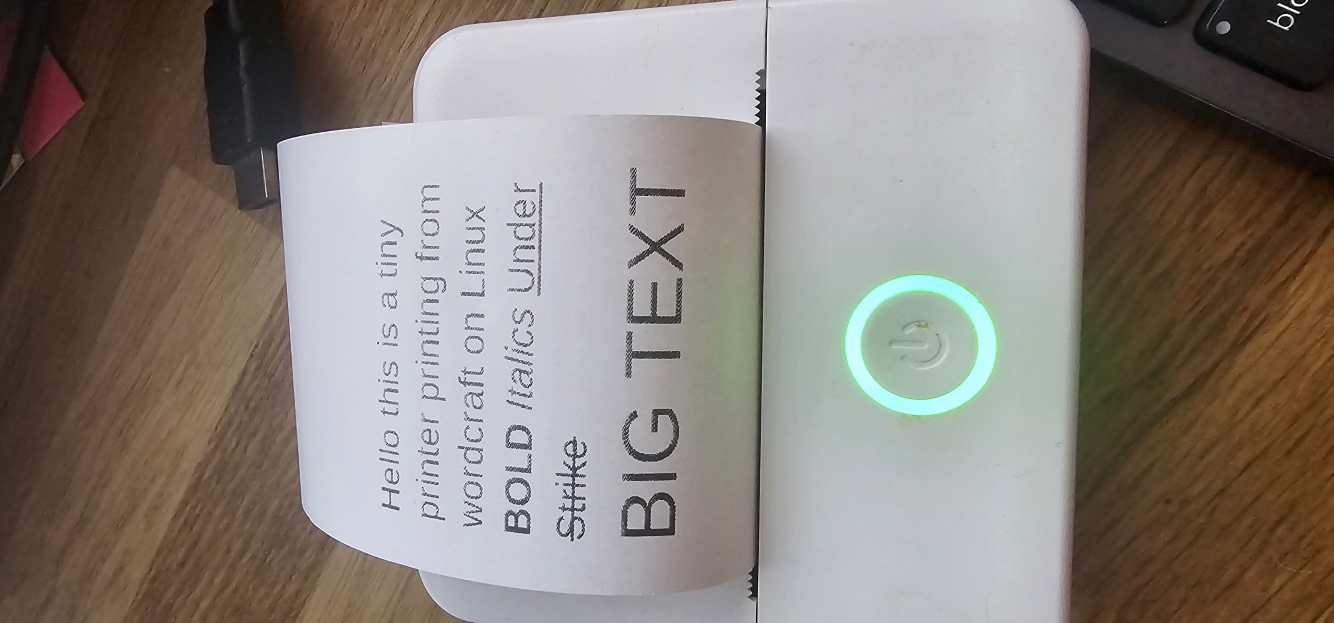
#> input picture 20261031_174846.jpg, 4000 x 1868 px (shown at 1/3 size)
$ python -i render.py   (imports and definitions only)
#> lines starting #> are read from the running program, lines starting #| are printed output that depends on the picture; after the words box and inside, x2 and y2 are one past the last pixel; in counts of white or black regions, pixels touching at a corner belong together
import subprocess
import tempfile
from pathlib import Path

from PIL import Image, ImageOps

from .protocol import DPI, WIDTH

PAPER_MM = 57
REVERSE_BITS = bytes(int(f"{value:08b}"[::-1], 2) for value in range(256))


def raster_rows(image: Image.Image, trim: bool = True) -> list[bytes]:
    if image.width != WIDTH:
        raise ValueError(f"Raster width must be {WIDTH} dots")
    if image.height > 40000:
        raise ValueError("A page cannot exceed 40000 dots in height")
    if image.mode != "1":
        image = image.convert("1")
    if trim:
        bounds = ImageOps.invert(image.convert("L")).getbbox()
        image = image.crop((0, 0, WIDTH, bounds[3] if bounds else 1))
    # Pillow: white=1, leftmost pixel=MSB. X6h: black=1, leftmost=LSB.
    data = bytes(value ^ 0xFF for value in image.tobytes()).translate(REVERSE_BITS)
    stride = WIDTH // 8
    return [data[start:start + stride] for start in range(0, len(data), stride)]


def image_page(path: Path, trim: bool = True) -> list[bytes]:
#> called with path = '../20261031_174846.jpg', trim = True
    with Image.open(path) as original:
#> original is the input picture: PIL image 4000x1868 RGB; mean R, G, B 138, 130.9, 124.6
        image = ImageOps.exif_transpose(original).convert("RGBA")
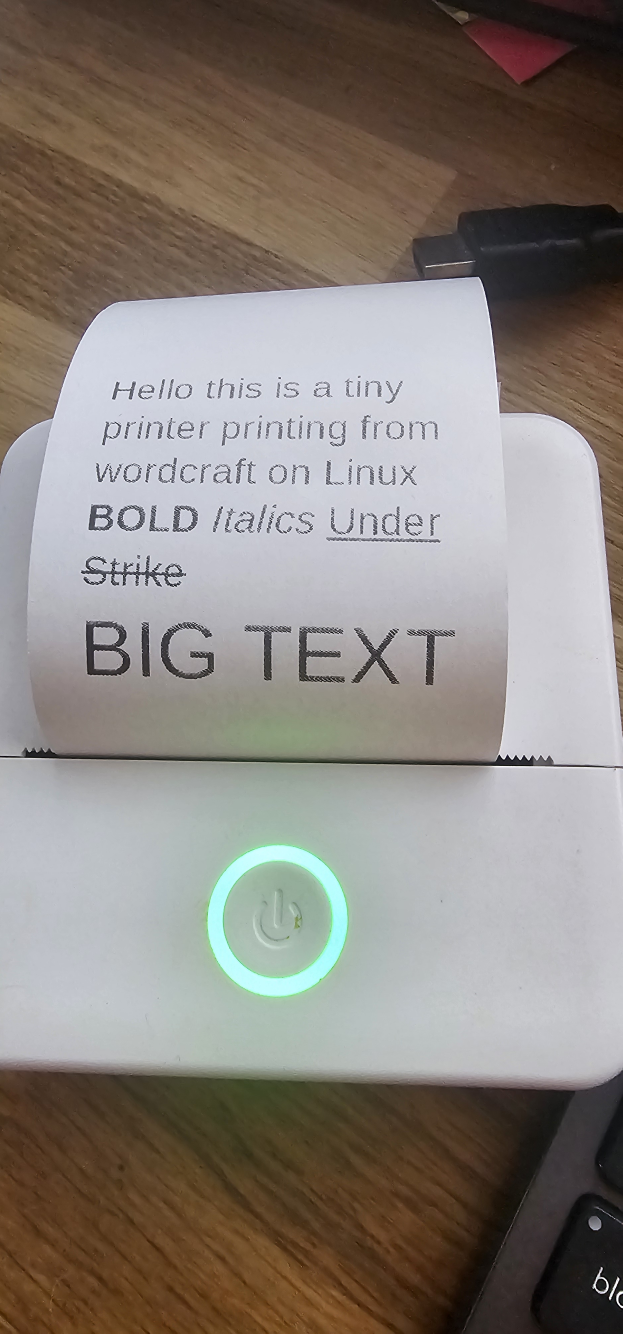
#> image: PIL image 1868x4000 RGBA (shown at 1/3 size); mean R, G, B, A 138, 130.9, 124.6, 255
        white = Image.new("RGBA", image.size, "white")
#> white: PIL image 1868x4000 RGBA; every value is 255
        white.alpha_composite(image)
        height = max(1, round(image.height * WIDTH / image.width))
#> height = 822
        if height > 40000:
            raise ValueError("Image is too tall")
        image = white.convert("L").resize((WIDTH, height), Image.Resampling.LANCZOS)
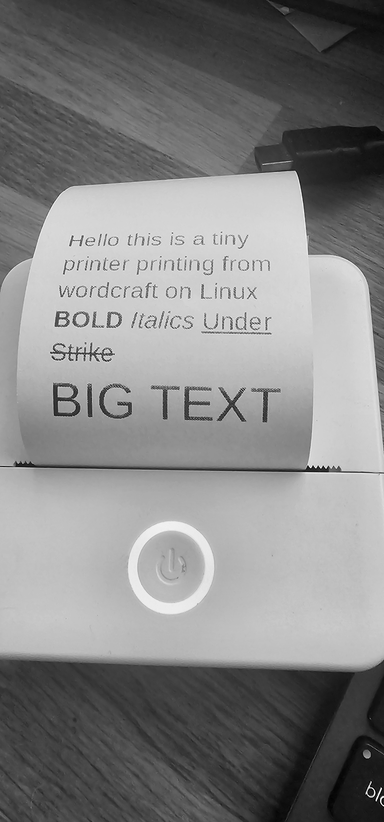
#> image: PIL image 384x822 L; min 0, max 255, mean 132.3
        return raster_rows(image, trim)
#> in raster_rows, `image = image.convert("1")`:
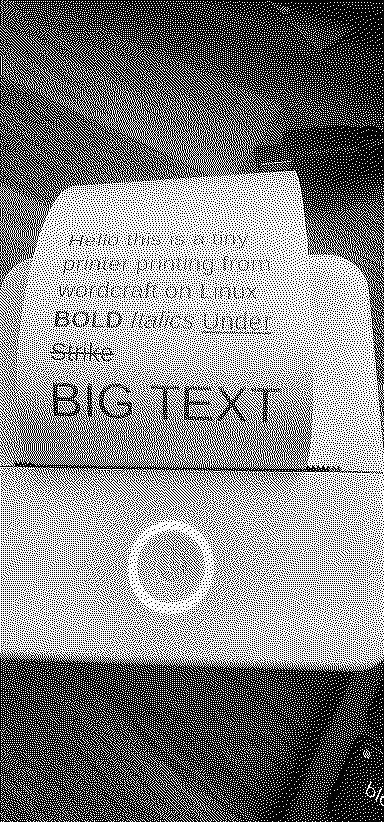
#> image: PIL image 384x822 1; 51.9% white; black in thin lines or dots
#> in raster_rows, `bounds = ImageOps.invert(image.convert("L")).getbbox()`: bounds = (0, 0, 384, 822)


def pdf_pages(path: Path, height_mm: float = 100, trim: bool = True):
    if not 10 <= height_mm <= 5000:
        raise ValueError("Page height must be between 10 and 5000 mm")
    with tempfile.TemporaryDirectory(prefix="tinyprint-render-") as temporary:
        pattern = str(Path(temporary) / "page-%06d.pbm")
        result = subprocess.run(
            ["gs", "-q", "-dSAFER", "-dBATCH", "-dNOPAUSE", "-dFIXEDMEDIA",
             "-dPDFFitPage", "-sDEVICE=pbmraw", f"-r{DPI}",
             f"-dDEVICEWIDTHPOINTS={PAPER_MM * 72 / 25.4}",
             f"-dDEVICEHEIGHTPOINTS={height_mm * 72 / 25.4}",
             f"-sOutputFile={pattern}", "-f", str(path.resolve())],
            stdout=subprocess.DEVNULL, stderr=subprocess.PIPE, text=True, check=False,
        )
        if result.returncode:
            raise RuntimeError("Ghostscript failed: " + result.stderr.strip())
        pages = sorted(Path(temporary).glob("page-*.pbm"))
        if not pages:
            raise ValueError("PDF contains no printable pages")
        for page in pages:
            with Image.open(page) as image:
                left = (image.width - WIDTH) // 2
                yield raster_rows(image.crop((left, 0, left + WIDTH, image.height)), trim)


def document_pages(path: Path, height_mm: float = 100, trim: bool = True):
    with path.open("rb") as source:
        is_pdf = source.read(5) == b"%PDF-"
    if is_pdf:
        yield from pdf_pages(path, height_mm, trim)
    else:
        yield image_page(path, trim)

>>> result = image_page('../20261031_174846.jpg')
#> result = 822 items

$ run again, on 20261031_174918.jpg
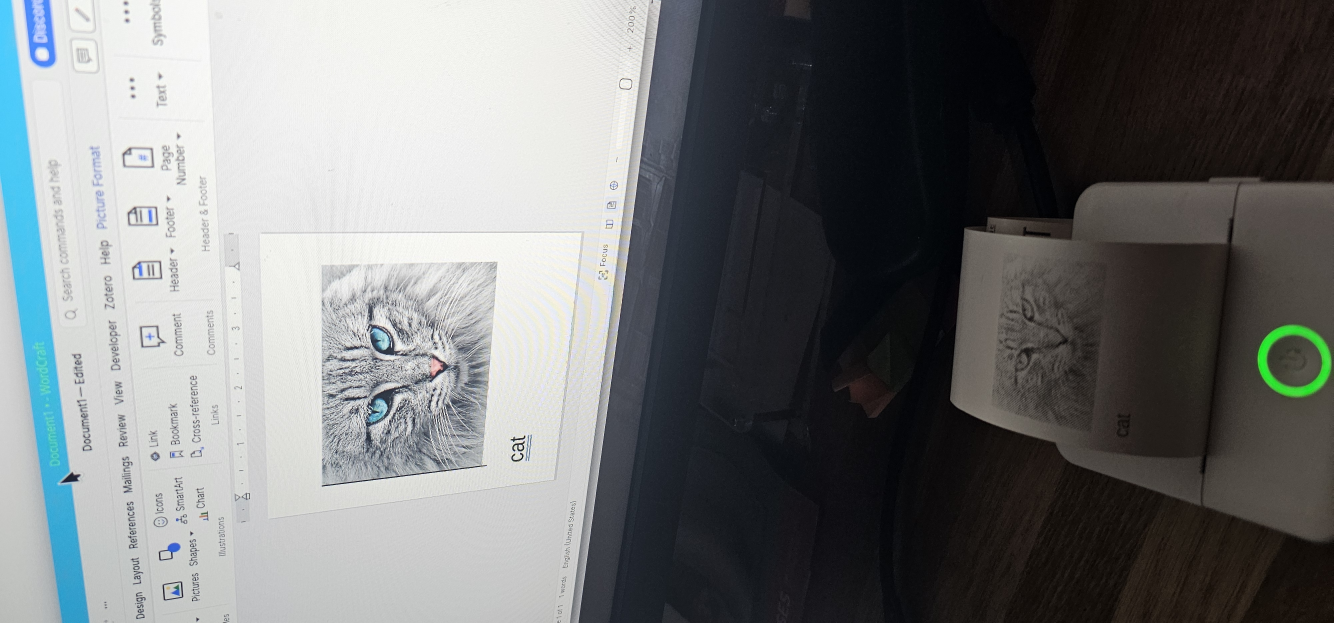
#> input picture 20261031_174918.jpg, 4000 x 1868 px (shown at 1/3 size)
#> in image_page, original is the input picture: PIL image 4000x1868 RGB; mean R, G, B 116.8, 119.2, 119.8
#> white: PIL image 1868x4000 RGBA; every value is 255
#> in image_page, `image = white.convert("L").resize((WIDTH, height), Image.Resampling.LA..`:
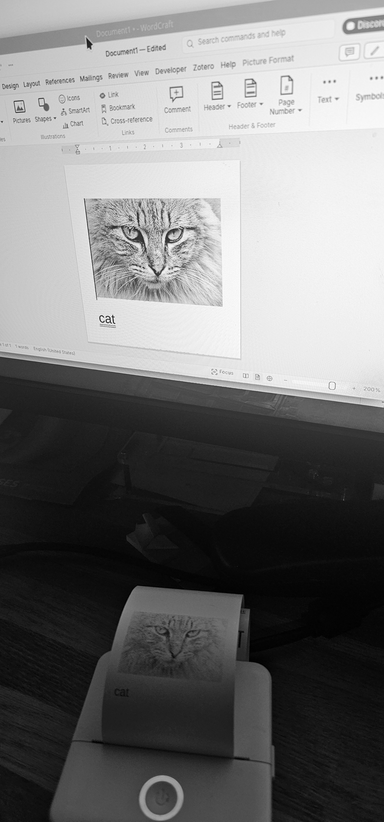
#> image: PIL image 384x822 L; min 0, max 255, mean 118.5
#> in raster_rows, `image = image.convert("1")`:
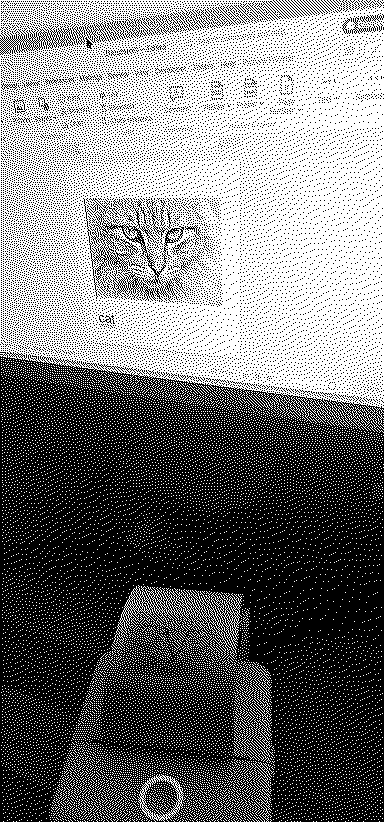
#> image: PIL image 384x822 1; 46.5% white; 14836 white regions (14817 under 20 px), largest, box (x1, y1, x2, y2) and area: (0, 0, 384, 432) 124407, (113, 585, 242, 660) 2064, (137, 774, 186, 822) 536
#> bounds = (0, 0, 384, 822)
#> result = 822 items
